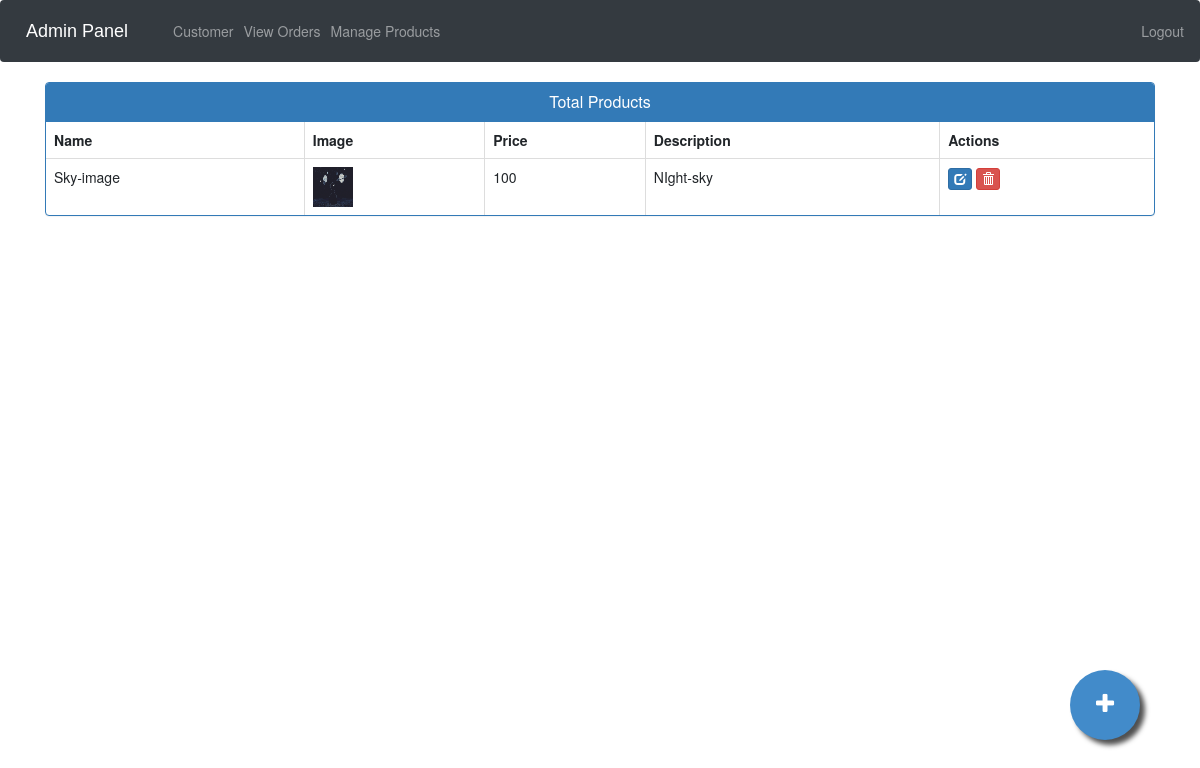
Screenshot of /admin-products (signed in) with the database file from the repository.
### ecom/models.py (models this page shows, shortened)
class Product(models.Model):
    name=models.CharField(max_length=40)
    product_image= models.ImageField(upload_to='product_image/',null=True,blank=True)
    price = models.PositiveIntegerField()
    description=models.CharField(max_length=400)
    phone=models.CharField(max_length=20)

### ecom/views.py (the view)
# urls.py: path('admin-products', views.admin_products_view,name='admin-products'),
@login_required(login_url='adminlogin')
def admin_products_view(request):
    products=models.Product.objects.all()
    return render(request,'ecom/admin_products.html',{'products':products})

### templates/ecom/admin_products.html (shortened to what this page needs)
{% extends 'ecom/admin_base.html' %}
{% load static %}
{% block content %}
<head>
  <link href="//netdna.bootstrapcdn.com/bootstrap/3.0.0/css/bootstrap.min.css" rel="stylesheet" id="bootstrap-css">
</head>
<div class="container">
  <div class="panel panel-primary">
    <div class="panel-heading">
      <h6 class="panel-title">Total Products</h6>
    </div>
    <table class="table table-hover table-bordered" id="dev-table">
      <thead>
        <tr>
          <th>Name</th>
          <th>Image</th>
          <th>Price</th>
          <th>Description</th>
          <th>Actions</th>
        </tr>
      </thead>
      {% for p in products %}
  {% if p %}
      <tr>
        <td> {{p.name}}</td>
        <td> <img src="{% static p.product_image.url %}" alt="Profile Pic" height="40px" width="40px" /></td>
        <td>{{p.price}}</td>
        <td>{{p.description}}</td>
        <td><a class="btn btn-primary btn-xs" href="{% url 'update-product' p.id  %}"><span class="glyphicon glyphicon-edit"></span></a>
          <a class="btn btn-danger btn-xs" href="{% url 'delete-product' p.id  %}"><span class="glyphicon glyphicon-trash"></span></a></td>
      </tr>
      {%else%}
      <br><br><br>
      <h1>No Products!!</h1>
      {% endif %}
      {% endfor %}
    </table>
  </div>
</div>
<a href="/admin-add-product" class="float">
<i class="fa fa-plus my-float"></i>
</a>
{% endblock content %}

### templates/ecom/admin_base.html (style rules this page uses)
.fa { font-size: 23px; width: 2em; height: 2em; text-align: center; text-decoration: none; margin: 5px 2px; border-radius: 50%; padding-top: 0.5em; }

### templates/ecom/admin_products.html (style rules this page uses)
a:link { text-decoration: none; }
h6 { text-align: center; }
.float { position:fixed; width:70px; height:70px; bottom:60px; right:60px; background-color:#428bca; color:#FFF; border-radius:50px; text-align:center; box-shadow: 5px 5px 5px #505050; }
.my-float { margin-top:22px; }
.fa { padding: 0em 0.5em; }

### rows the page displays
Product: name "Sky-image", product_image (picture), price "100", description "NIght-sky"
